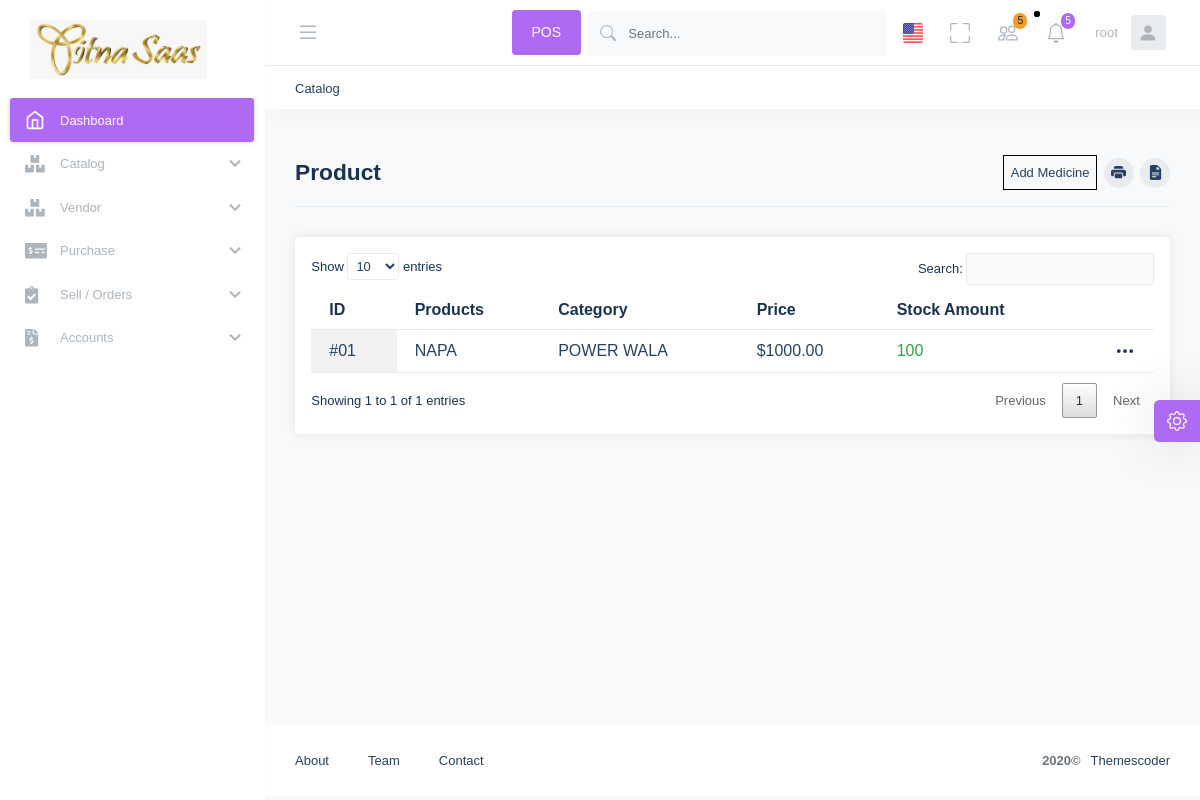
Page /pharmacy-pos/medicines/1/ (signed in) on the earlier database version.
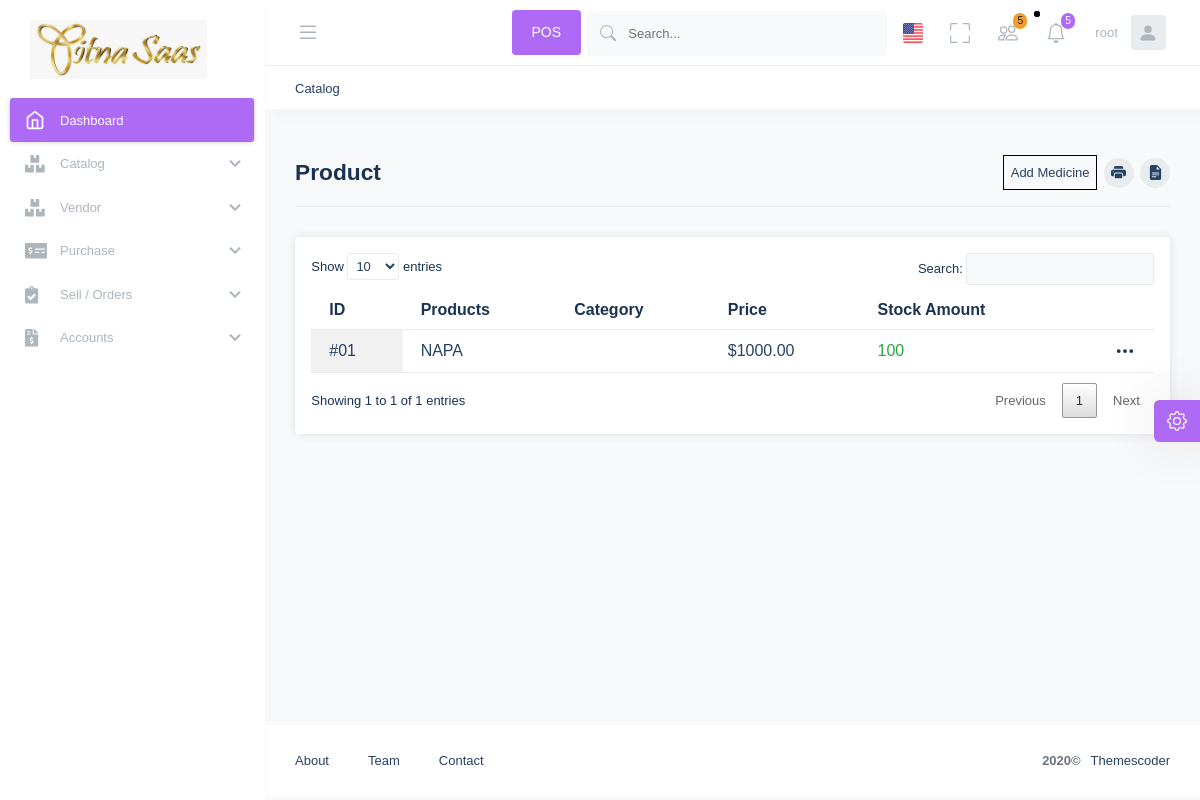
Same page on the later database version.
### pharmacyapp/models.py (models this page shows, shortened)
class Medicine(models.Model):
    stock_choice = (
        ("YES", "YES"),
        ("NO", "NO")
    )
    created_at = models.DateTimeField(default=datetime.now)
    shop = models.ForeignKey(Shop, on_delete=models.SET_NULL, null=True)
    med_name = models.CharField(max_length=255)
    med_image = models.ImageField(upload_to="images/")
    med_category = models.ForeignKey(MedicineCategory, on_delete=models.SET_NULL, null=True)
    med_brand = models.ForeignKey(MedicineBrand, on_delete=models.SET_NULL, null=True)
    med_power = models.ForeignKey(MedicinePower, on_delete=models.SET_NULL, null=True, blank=True)
    med_vendor = models.ForeignKey(Vendor, on_delete=models.SET_NULL, null=True, blank=True)
    buying_price = models.DecimalField(decimal_places=2, max_digits=10, default=0.00)
    selling_price = models.DecimalField(decimal_places=2, max_digits=10, default=0.00)
    is_out_of_stock = models.CharField(max_length=255, choices=stock_choice, null=True)
    stock_amount = models.PositiveIntegerField()
    class Meta:
        ordering = ["-id"]

class MedicineCategory(models.Model):
    active_choice = (
        ("ACTIVE", "ACTIVE"),
        ("CLOSED", "CLOSED")
    )
    created_at = models.DateTimeField(default=datetime.now)
    med_cat_name = models.CharField(max_length=255)
    shop = models.ForeignKey(Shop, on_delete=models.SET_NULL, null=True)
    is_active = models.CharField(max_length=255, null=True, blank=True, choices=active_choice)
    class Meta:
        ordering = ["-id"]

### pharmacyapp/views.py (the view)
# urls.py: path("medicines/<int:shop_id>/", MedicineOperation.as_view(), name="MedicineView"),
class MedicineOperation(LoginRequiredMixin, View):
    login_url = "loginView"
    redirect_field_name = "redirect_to"
    template_name = "Test/Medicine/medicines.html"
    def get(self, request, shop_id, *args, **kwargs):
        shopId = get_object_or_404(Shop, pk=shop_id)
        if shopId.user == request.user:
            medicines = Medicine.objects.filter(
                shop=shopId.id
            )
            args = {
                "medicines": medicines,
                "shopId": shopId,
            }
            return render(request, self.template_name, args)
        else:
            return redirect("warning")

### pharmacyapp/templates/Test/Medicine/medicines.html (shortened to what the changed rows need)
{% load static %}
<body
  id="tc_body"
  class="header-fixed header-mobile-fixed subheader-enabled aside-enabled aside-fixed"
>
  <div class="d-flex flex-column flex-root">
    <div class="d-flex flex-row flex-column-fluid page">
      {% include 'Test/sidebar.html' %}
      <div class="d-flex flex-column flex-row-fluid wrapper" id="tc_wrapper">
        {% include 'Test/nav.html' %}
        <div
          class="content d-flex flex-column flex-column-fluid"
          id="tc_content"
        >
          <div class="d-flex flex-column-fluid">
            <div class="container-fluid">
              <div class="row">
                <div class="col-12">
                  <div class="row">
                    <div class="col-12">
                      <div class="card card-custom gutter-b bg-white border-0">
                        <div class="card-body">
                          <div>
                            <div class="table-responsive" id="printableTable">
                              <table id="productTable" class="display">
                                <thead class="text-body">
                                  <tr>
                                    <th>ID</th>
                                    <th>Products</th>
                                    <th>Category</th>
                                    <th>Price</th>
                                    <th>Stock Amount</th>
                                    <th class="no-sort"></th>
                                  </tr>
                                </thead>
                                <tbody class="kt-table-tbody text-dark">
                                  {% if medicines %}
                                  {% for m in medicines %}
                                  <tr class="kt-table-row kt-table-row-level-0">
                                    <td>#0{{ m.id }}</td>
                                    <td>
                                      <div class="d-flex align-items-center">
                                        <span>{{ m.med_name }}</span>
                                      </div>
                                    </td>
                                    <td>{{ m.med_category.med_cat_name }}</td>
                                    <td>${{ m.selling_price }}</td>
                                    <td>
                                      <div class="">
                                        <div class="">
                                          <span class="text-success"
                                            >{{ m.stock_amount }}</span
                                          >
                                        </div>
                                      </div>
                                    </td>
                                    <td>
                                      <div class="card-toolbar text-right">
                                        <button
                                          class="btn p-0 shadow-none"
                                          type="button"
                                          id="dropdowneditButton"
                                          data-toggle="dropdown"
                                          aria-haspopup="true"
                                          aria-expanded="false"
                                        >
                                          <span class="svg-icon">
                                            <svg
                                              width="20px"
                                              height="20px"
                                              viewBox="0 0 16 16"
                                              class="bi bi-three-dots text-body"
                                              fill="currentColor"
                                              xmlns="http://www.w3.org/2000/svg"
                                            >
                                              <path
                                                fill-rule="evenodd"
                                                d="M3 9.5a1.5 1.5 0 1 1 0-3 1.5 1.5 0 0 1 0 3zm5 0a1.5 1.5 0 1 1 0-3 1.5 1.5 0 0 1 0 3zm5 0a1.5 1.5 0 1 1 0-3 1.5 1.5 0 0 1 0 3z"
                                              ></path>
                                            </svg>
                                          </span>
                                        </button>
                                      </div>
                                    </td>
                                  </tr>
                                  {% endfor %}
                                  {% else %}No Medicines Added{% endif %}
                                </tbody>
                              </table>
                            </div>
                          </div>
                        </div>
                      </div>
                    </div>
                  </div>
                </div>
              </div>
            </div>
          </div>
        </div>
      </div>
    </div>
  </div>
</body>

Differences in the rows shown:
changed Medicine "NAPA": med_category.med_cat_name "POWER WALA" → (not shown)
